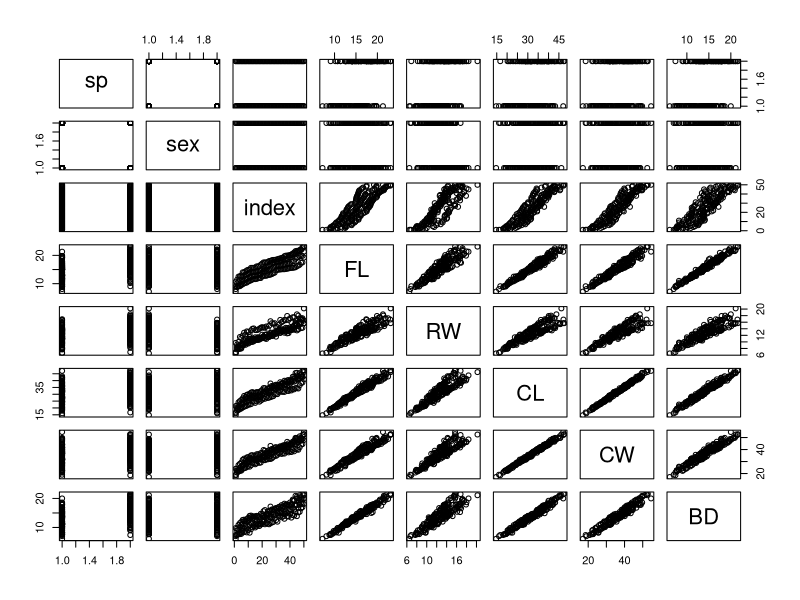

This chart was generated by the following R code:
## ---- chunk 1
library(knitr)
opts_chunk$set(echo = TRUE,
               message = FALSE,
               warning = FALSE)
## ---- chunk 2
library(MASS)

plot(crabs)
## ---- chunk 3
# check wd
getwd()
# check repos
getOption("repos")
# check libs
.libPaths(c("/vignettes/packages/.checkpoint/2016-09-02/lib/x86_64-w64-mingw32/3.3.1", .libPaths()))
.libPaths()
# check pkgs
installed.packages()[, "Package"]
